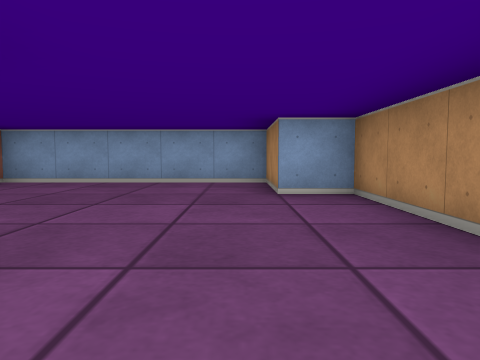
[1] (above)

12 first-person views from a walk through a cub3D ray-caster map. The camera is about half as high as the walls, tilts 4° down and sees 70° across. The floor is counted in squares. Each view is taken from the middle of a square. On the plan, view 1 faces up. The plan holds only what a view shows up to about 9 squares ahead; the rest is blank. The place goes on beyond the plan.

[2]
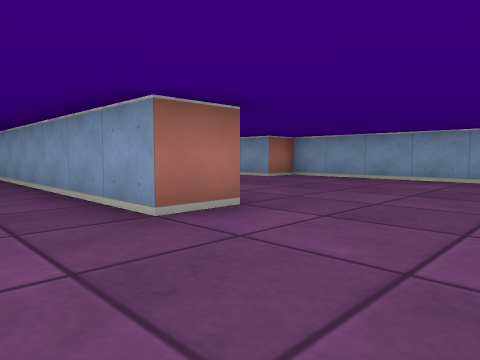

[3]
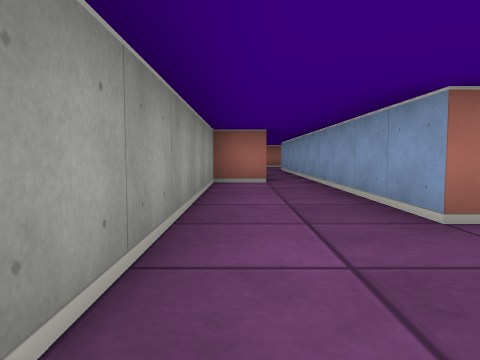

[4]
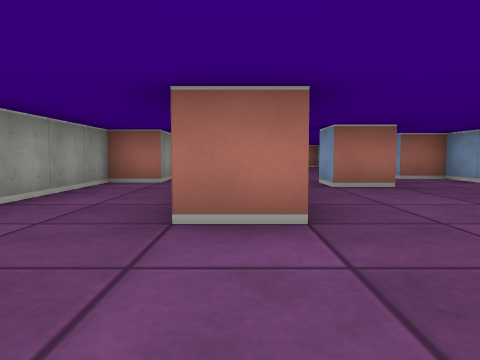

[5]
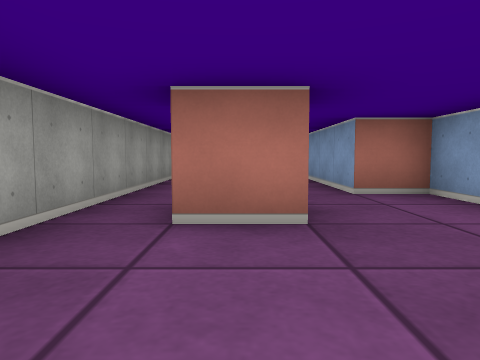

[6]
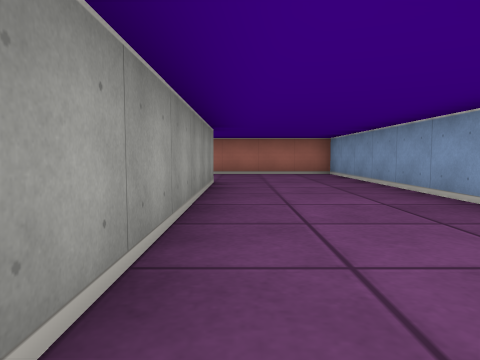

[7]
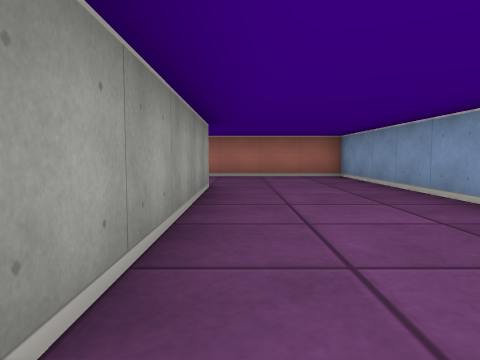

[8]
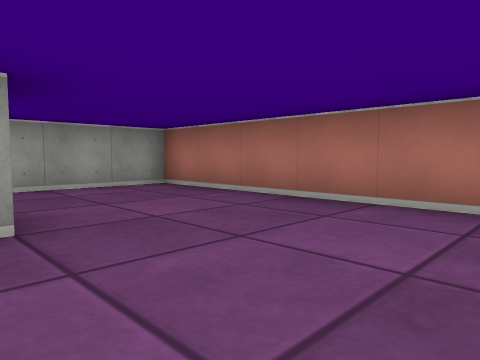

[9]
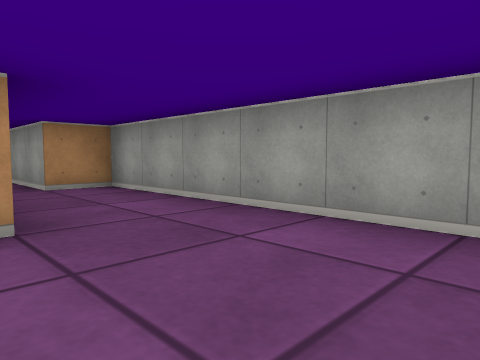

[10]
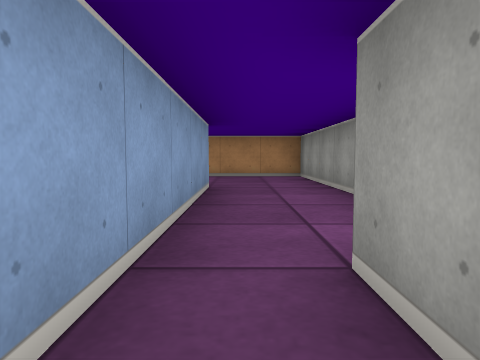

[11]
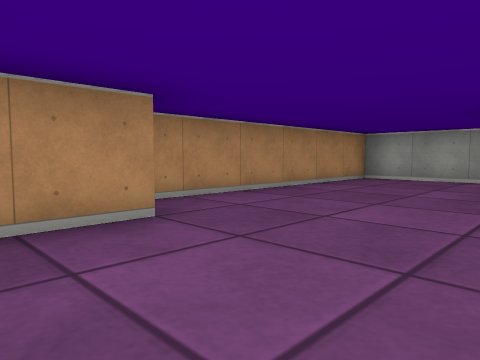

[12]
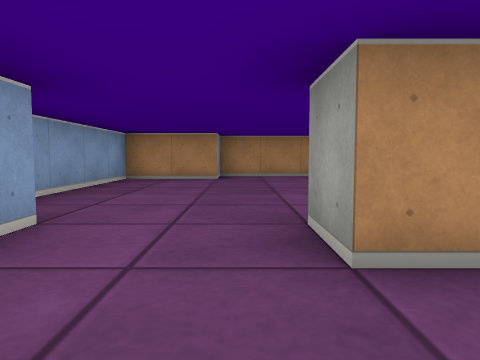

### Floor plan
Points are (right, up) in squares from view 1. A wall is a line through its corners. A room is listed if a view was taken in it or the views show most of it. See-through windows are left out.
Room 1 (views 1, 2, 3, 4, 5, 6, 7, 8, 9, 10, 11, 12)
walls: (-5.5, 2.9) (-5.5, 3.5) (-4.5, 3.5) (-4.5, 2.5) (-5.5, 2.5); (-6.5, 4.5) (-14.5, 4.5) (-14.5, -1.5) (-8.5, -1.5) (-8.5, -0.5) (-5.5, -0.5) (-5.5, -1.5) (1.5, -1.5) (1.5, 4.5) (0.5, 4.5) (0.5, 6.5) (-4.5, 6.5) (-4.5, 5.5) (-6.5, 5.5) (-6.5, 4.5); (-1.5, 1.6) (-1.5, 0.5) (-8.1, 0.5); (-11.6, 1.5) (-4, 1.5)

Where each view was taken, in squares from view 1:
view 1: 0 up, 0 right, facing up
view 2: 1 down, 1 right, facing up-left
view 3: 1 down, 1 right, facing left
view 4: 1 up, 1 right, facing left
view 5: 3 up, 2 left, facing left
view 6: 2 up, 5 left, facing left
view 7: 2 up, 6 left, facing left
view 8: 4 up, 11 left, facing down-left
view 9: 1 up, 14 left, facing down-right
view 10: 0 up, 7 left, facing right
view 11: 6 up, 2 left, facing down-right
view 12: 4 up, 7 left, facing right
